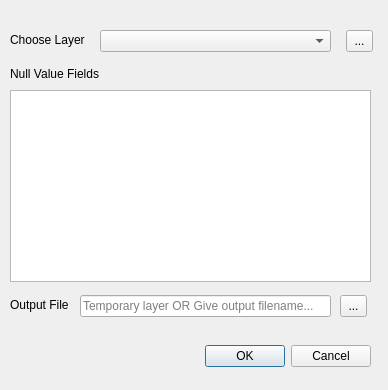
<?xml version="1.0" encoding="UTF-8"?>
<ui version="4.0">
 <class>Delete_Null_FieldsDialogBase</class>
 <widget class="QDialog" name="Delete_Null_FieldsDialogBase">
  <property name="geometry">
   <rect>
    <x>0</x>
    <y>0</y>
    <width>388</width>
    <height>390</height>
   </rect>
  </property>
  <property name="windowTitle">
   <string>Delete NULL Fields from Vector Data</string>
  </property>
  <widget class="QDialogButtonBox" name="button_box">
   <property name="geometry">
    <rect>
     <x>30</x>
     <y>340</y>
     <width>341</width>
     <height>32</height>
    </rect>
   </property>
   <property name="orientation">
    <enum>Qt::Horizontal</enum>
   </property>
   <property name="standardButtons">
    <set>QDialogButtonBox::Cancel|QDialogButtonBox::Ok</set>
   </property>
  </widget>
  <widget class="QToolButton" name="tb_in_vector">
   <property name="geometry">
    <rect>
     <x>346</x>
     <y>30</y>
     <width>27</width>
     <height>22</height>
    </rect>
   </property>
   <property name="text">
    <string>...</string>
   </property>
  </widget>
  <widget class="QComboBox" name="cb_in_vector">
   <property name="geometry">
    <rect>
     <x>100</x>
     <y>30</y>
     <width>231</width>
     <height>22</height>
    </rect>
   </property>
  </widget>
  <widget class="QLabel" name="label">
   <property name="geometry">
    <rect>
     <x>10</x>
     <y>32</y>
     <width>81</width>
     <height>16</height>
    </rect>
   </property>
   <property name="text">
    <string>Choose Layer</string>
   </property>
  </widget>
  <widget class="QLabel" name="label_2">
   <property name="geometry">
    <rect>
     <x>10</x>
     <y>66</y>
     <width>101</width>
     <height>16</height>
    </rect>
   </property>
   <property name="text">
    <string>Null Value Fields</string>
   </property>
  </widget>
  <widget class="QLabel" name="label_3">
   <property name="geometry">
    <rect>
     <x>10</x>
     <y>297</y>
     <width>71</width>
     <height>16</height>
    </rect>
   </property>
   <property name="text">
    <string>Output File</string>
   </property>
  </widget>
  <widget class="QLineEdit" name="le_out_vector">
   <property name="geometry">
    <rect>
     <x>80</x>
     <y>295</y>
     <width>251</width>
     <height>22</height>
    </rect>
   </property>
   <property name="placeholderText">
    <string>Temporary layer OR Give output filename...</string>
   </property>
  </widget>
  <widget class="QToolButton" name="tb_out_vector">
   <property name="geometry">
    <rect>
     <x>340</x>
     <y>295</y>
     <width>27</width>
     <height>22</height>
    </rect>
   </property>
   <property name="text">
    <string>...</string>
   </property>
  </widget>
  <widget class="QListWidget" name="lw_list_fields">
   <property name="geometry">
    <rect>
     <x>10</x>
     <y>90</y>
     <width>361</width>
     <height>192</height>
    </rect>
   </property>
   <property name="selectionMode">
    <enum>QAbstractItemView::MultiSelection</enum>
   </property>
  </widget>
 </widget>
 <resources/>
 <connections>
  <connection>
   <sender>button_box</sender>
   <signal>accepted()</signal>
   <receiver>Delete_Null_FieldsDialogBase</receiver>
   <slot>accept()</slot>
   <hints>
    <hint type="sourcelabel">
     <x>20</x>
     <y>20</y>
    </hint>
    <hint type="destinationlabel">
     <x>20</x>
     <y>20</y>
    </hint>
   </hints>
  </connection>
  <connection>
   <sender>button_box</sender>
   <signal>rejected()</signal>
   <receiver>Delete_Null_FieldsDialogBase</receiver>
   <slot>reject()</slot>
   <hints>
    <hint type="sourcelabel">
     <x>20</x>
     <y>20</y>
    </hint>
    <hint type="destinationlabel">
     <x>20</x>
     <y>20</y>
    </hint>
   </hints>
  </connection>
 </connections>
</ui>
